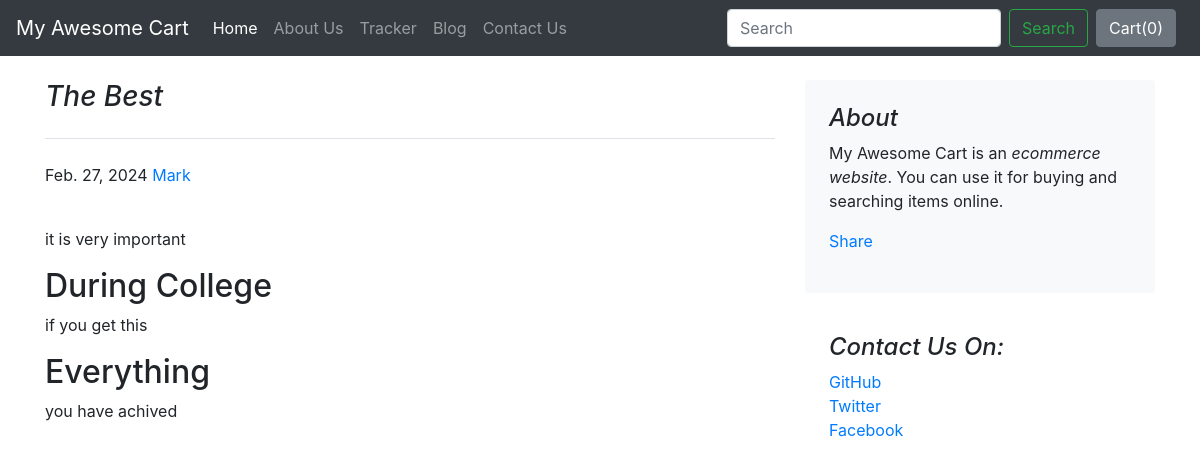
The app's page /blog/blogpost/2 with its own data.
### blog/models.py (models this page shows)
class Blogpost(models.Model):
    post_id = models.AutoField(primary_key= True)
    title = models.CharField(max_length=50)
    head0 = models.CharField(max_length=500, default="")
    chead0 = models.CharField(max_length=5000, default="")
    head1 = models.CharField(max_length=500, default="")
    chead1 = models.CharField(max_length=5000, default="")
    head2 = models.CharField(max_length=5000, default="")
    chead2 = models.CharField(max_length=500, default="")
    pub_date = models.DateField()
    thumbnail = models.ImageField(upload_to='shop/images', default="")
    def __str__(self):
        return self.title

### blog/views.py (the view)
# urls.py: path('blogpost/<int:id>', views.blogpost,name="blogPost"),
def blogpost(request,id):
    post = Blogpost.objects.filter(post_id = id)[0]
    print(post)
    return render(request,"blog/blogpost.html",
                  {'post':post})

### blog/templates/blog/blogpost.html (shortened to what this page needs)
{%extends 'blog/basic.html'%}
{%block body%}
<div class="container">
    <div class="row mt-4">
        <div class="col-md-8 blog-main">
            <h3 class="pb-4 mb-4 font-italic border-bottom">
                {{post.title}}
            </h3>
            <div class="blog-post">
                <p class="blog-post-meta">{{post.pub_date}}<a href="#"> Mark </a></p>
                <br>
                <p>{{post.chead0}}</p>
                <h2>{{post.head1}}</h2>
                <p> {{post.chead1}}</p>
                <h2>{{post.head2}}</h2>
                <p>{{post.chead2}}</p>
            </div>
        </div>
        <aside class="col-md-4 blog-sidebar">
            <div class="p-4 mb-3 bg-light rounded">
                <h4 class="font-italic">About</h4>
                <p class="mb-0">My Awesome Cart is an <em>ecommerce website</em>. You can use it for buying and searching items online. </p>
<div class="my-3 fb-share-button" data-href="http://127.0.0.1:8000/blog/blogpost/{{post.post_id}}" data-layout="" data-size=""><a target="_blank" href="https://www.facebook.com/sharer/sharer.php?u=http%3A%2F%2F127.0.0.1%3A8000%2Fblog%2Fblogpost%2F2%23&amp;src=sdkpreparse" class="fb-xfbml-parse-ignore">Share</a></div>            </div>
            <div class="p-4">
                <h4 class="font-italic">Contact Us On: </h4>
                <ol class="list-unstyled">
                    <li><a href="#">GitHub</a></li>
                    <li><a href="#">Twitter</a></li>
                    <li><a href="#">Facebook</a></li>
                </ol>
            </div>
        </aside>
    </div>
</div>
{%endblock%}

### records on screen
Blogpost: title "The Best", pub_date "Feb. 27, 2024", chead0 "it is very important", head1 "During College", chead1 "if you get this", head2 "Everything", chead2 "you have achived"
